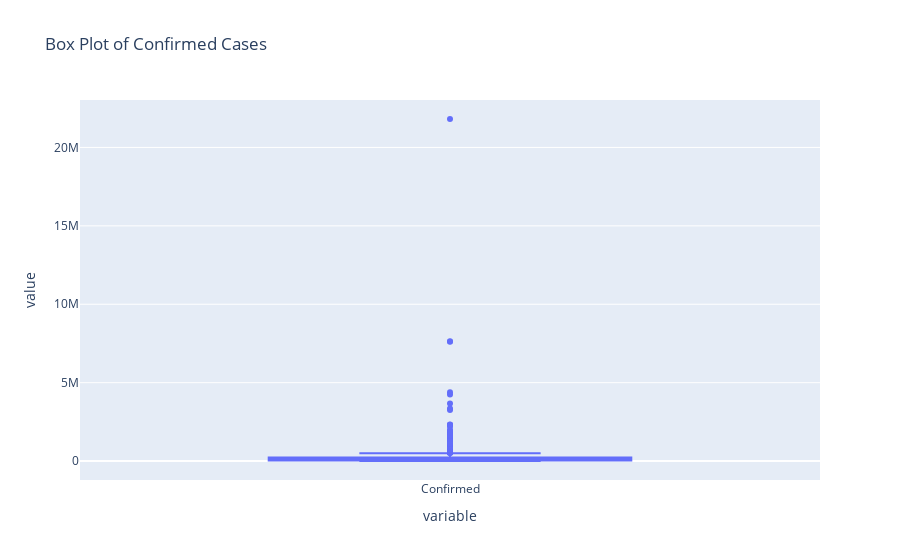

This figure's notebook cell:
### Markdown cell above
Box Plots for Confirmed and Death Data:

### Code cell
px.box(covid_data_summed['Confirmed'], title='Box Plot of Confirmed Cases', labels={'Confirmed Cases': 'Confirmed Cases'})

### Figure 1 — Plotly figure (JSON) as saved in the notebook; plotly's stock layout.template omitted (floating-point values rounded to 4 significant figures; data arrays with more than 128 entries replaced by an {"elided": "..."} marker saying what was removed)
{"data": [{"alignmentgroup": "True", "hovertemplate": "variable=%{x}<br>value=%{y}<extra></extra>", "legendgroup": "", "marker": {"color": "#636efa"}, "name": "", "notched": false, "offsetgroup": "", "orientation": "v", "showlegend": false, "type": "box", "x": {"elided": "672 str values"}, "x0": " ", "xaxis": "x", "y": {"elided": "672 int values"}, "y0": " ", "yaxis": "y"}], "layout": {"boxmode": "group", "legend": {"tracegroupgap": 0}, "title": {"text": "Box Plot of Confirmed Cases"}, "xaxis": {"anchor": "y", "domain": [0, 1], "title": {"text": "variable"}}, "yaxis": {"anchor": "x", "domain": [0, 1], "title": {"text": "value"}}}}
